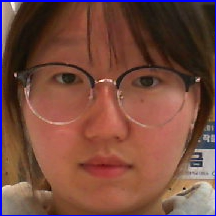
#> input picture webos server/firebase_faceid/dataset_test/user.1.1.png, 216 x 216 px, found by its file name; its folder holds 4 pictures in this run
$ python -i module_train.py   (imports and definitions only)
#> lines starting #> are read from the running program, lines starting #| are printed output that depends on the picture
import cv2
import numpy as np
from PIL import Image
import os

def train_face_recognition_model():
    # 데이터셋 경로
    path = '/home/jeongwon/webos/firebase_faceid/dataset_test/'

    # LBPH 얼굴 인식기와 얼굴 검출기 초기화
    recognizer = cv2.face.LBPHFaceRecognizer_create()
    detector = cv2.CascadeClassifier('/home/jeongwon/webos/FacialRecognitionProject/haarcascade_frontalface_default.xml')

    def getImagesAndLabels(path):
        imagePaths = [os.path.join(path, f) for f in os.listdir(path)]
        faceSamples = []
        ids = []

        for imagePath in imagePaths:
            PIL_img = Image.open(imagePath).convert('L')
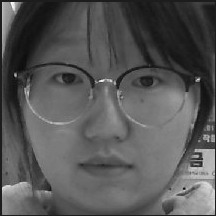
#> PIL_img: PIL image 216x216 L; min 10, max 253, mean 86.7
            img_numpy = np.array(PIL_img, 'uint8')
            id = int(os.path.split(imagePath)[-1].split(".")[1])
            faces = detector.detectMultiScale(img_numpy)
#> faces = [[14, 22, 180, 180]]

            for (x, y, w, h) in faces:
                faceSamples.append(img_numpy[y:y + h, x:x + w])
                ids.append(id)
#> this loop made 1 pass
#> after the loop, faceSamples = 1 item; ids = [1]
#> pass 2 of the loop in getImagesAndLabels, `for imagePath in imagePaths:`:
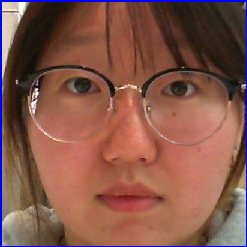
#> input picture webos server/firebase_faceid/dataset_test/user.1.10.png, 247 x 247 px, found by its file name
#> in getImagesAndLabels, `PIL_img = Image.open(imagePath).convert('L')`:
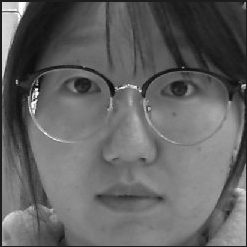
#> PIL_img: PIL image 247x247 L; min 6, max 254, mean 98.8
#> faces = [[12, 20, 217, 217]]
#> the loop in getImagesAndLabels, `for (x, y, w, h) in faces:` made 1 pass
#> after the loop in getImagesAndLabels, `for (x, y, w, h) in faces:`: faceSamples = 2 items; ids = [1, 1]
#> pass 3 of the loop in getImagesAndLabels, `for imagePath in imagePaths:`:
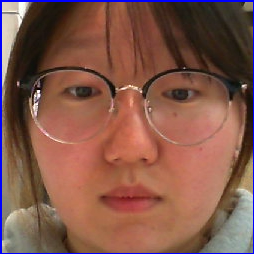
#> input picture webos server/firebase_faceid/dataset_test/user.1.11.png, 254 x 254 px, found by its file name
#> in getImagesAndLabels, `PIL_img = Image.open(imagePath).convert('L')`:
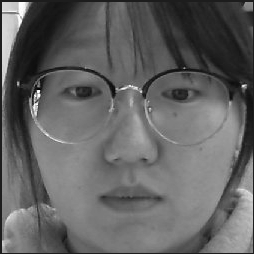
#> PIL_img: PIL image 254x254 L; min 3, max 254, mean 98.7
#> faces = [[19, 15, 218, 218]]
#> the loop in getImagesAndLabels, `for (x, y, w, h) in faces:` made 1 pass
#> after the loop in getImagesAndLabels, `for (x, y, w, h) in faces:`: faceSamples = 3 items; ids = [1, 1, 1]
#> the loop made 4 passes; the first 3 are shown

        return faceSamples, ids

    print("\n[INFO] 얼굴 학습 중. 잠시 기다려주세요...")
    faces, ids = getImagesAndLabels(path)
    recognizer.train(faces, np.array(ids))

    # 학습된 모델 저장
#> (the run stopped early here; a loop or call above may not have finished)
